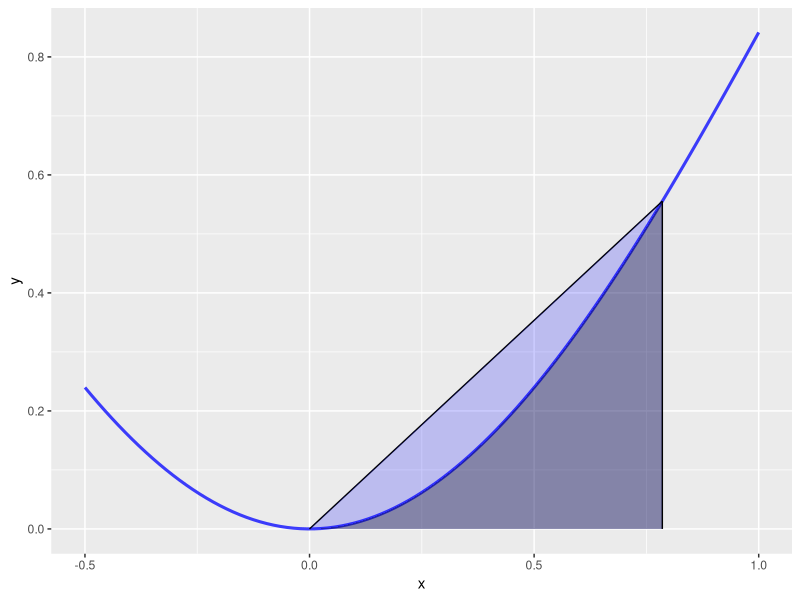
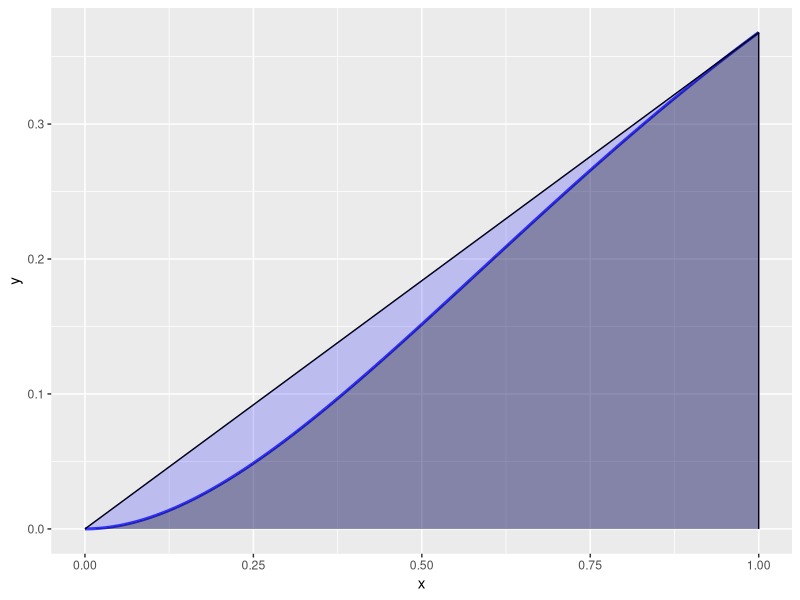
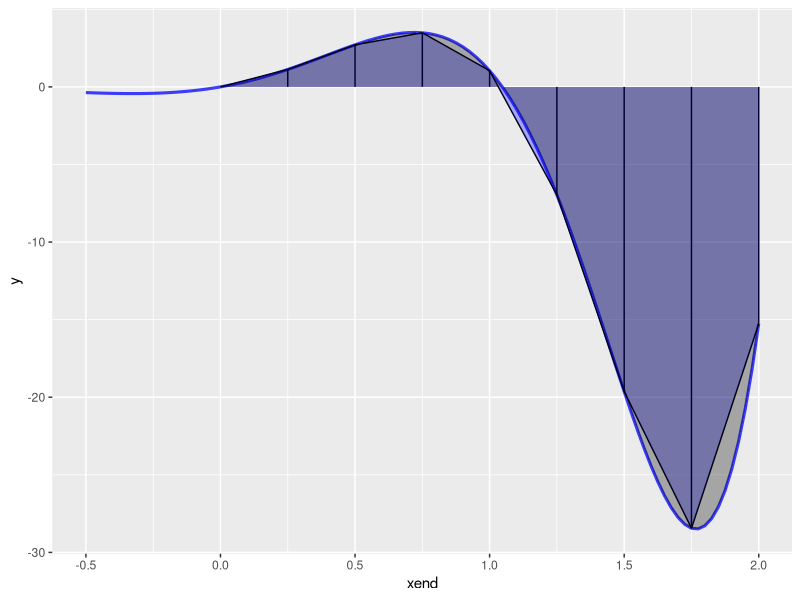
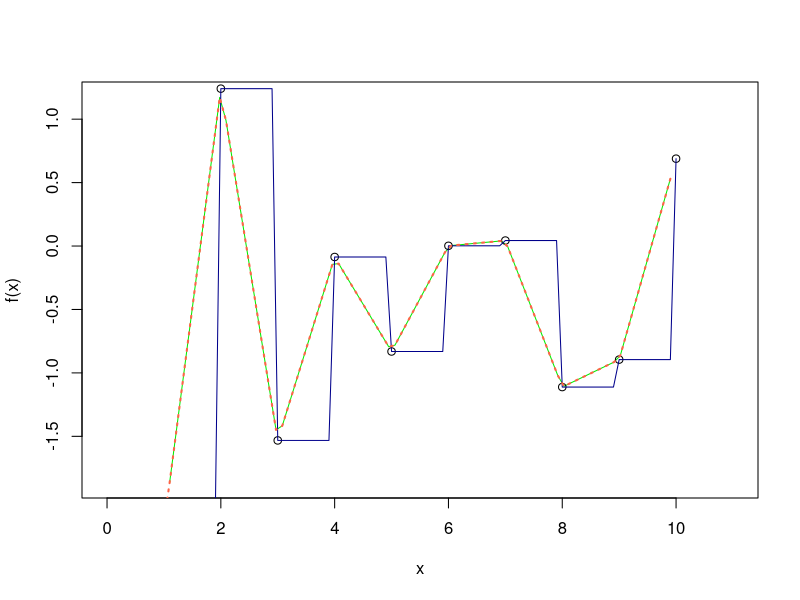

These charts were generated, in order, by the following R code:
## ---- chunk 1


library(stringr)
library(tidyverse)
library(lubridate)
library(ggplot2)
library(zoo)

## ---- chunk 2

f <- function(x) {
  return(x * sin(x))
}
# Create a data frame to store all the points needed for the approximation trapezoid
df <- data.frame(cbind(c(0, pi/4, pi/4, 0), c(0, f(pi/4), 0, 0)))
# Plot the function and its approximation by the trapezoidal rule
ggplot(data = data.frame(x = 0), mapping = aes(x = x)) + 
  stat_function(fun = f, size = 1.05, alpha = 0.75, color='blue') + 
  geom_segment(aes(x = 0, y = 0, xend = pi/4, yend = f(pi/4))) + 
  geom_segment(aes(x = pi/4, y = 0, xend = pi/4, yend = f(pi/4))) + 
  geom_polygon(data = df, aes(x=X1, y=X2), fill = 'blue', alpha = 0.2) + 
  geom_area(stat = 'function', fun = f, fill = 'black', alpha = 0.3, xlim = c(0, pi/4)) + 
  xlim(c(-0.5,1))



## ---- chunk 3


f2 <- function(x) {
  return(x^2 * exp(-x))
}
df <- data.frame(cbind(c(0, 1, 1, 0), c(0, f2(1), 0, 0)))
ggplot(data = data.frame(x = 0), mapping = aes(x = x)) + 
  stat_function(fun = f2, size = 1.05, alpha = 0.75, color='blue') + 
  geom_segment(aes(x = 0, y = 0, xend = 1, yend = f2(1))) + 
  geom_segment(aes(x = 1, y = 0, xend = 1, yend = f2(1))) + 
  geom_polygon(data = df, aes(x=X1, y=X2), fill = 'blue', alpha = 0.2) + 
  geom_area(stat = 'function', fun = f2, fill = 'black', alpha = 0.3, xlim = c(0, 1)) + 
  xlim(c(0,1))


## ---- chunk 4

trapezoid <- function(f, a, b) {
  if (is.function(f) == FALSE) {
    stop('f must be a function with one parameter (variable)')
  }
  
  h <- b - a
  
  fxdx <- (h / 2) * (f(a) + f(b))
  
  return(fxdx)
}


## ---- chunk 5

f3 <- function(x) {
  return(exp(2 * x) * sin(3 * x))
}


## VISUALIZATION OF COMPOSITE TRAPEZOID ESTIMATION

# Break the interval into n subintervals
seg <- seq.int(0, 2, length.out = 9)

# Initialize an empty vector to store function outputs
fx <- vector(length = length(seg))

# For each subinterval, calculate the function
for (i in 1:length(seg)) {
  fx[i] <- f3(seg[i])
}

# Collect the needed points into a data.frame
df <- data.frame(xend = seg, 
                 y = rep(0, 9), 
                 yend = fx, 
                 yend1 = c(fx[2:9], fx[9]), 
                 xend1 = c(seg[2:9], seg[9]))

# plot the function and its approximation
ggplot(data = df) + 
  stat_function(fun = f3, size = 1.05, alpha = 0.75, color='blue') + 
  geom_segment(aes(x=xend, y=y, xend=xend, yend=yend)) + 
  geom_segment(aes(x=xend, y=yend, xend=xend1, yend=yend1)) + 
  geom_ribbon(aes(x=xend, ymin=y, ymax=yend), fill = 'blue', alpha = 0.3) + 
  geom_area(stat = 'function', fun = f3, fill = 'black', alpha = 0.3, xlim = c(0, 2)) + 
  xlim(c(-0.5, 2))



## ---- chunk 6

#inputs: f = function, a = lower limit, b = upper limit, n = number of divisions
# from above:
#f <- function(x) {
#  return(x * sin(x))
#}

#As a refresher: the formula for the area of a trapezoid:
# A = 1/2h(b1 + b2). Or A = ((a+b)/2)h
# In our formula, the 1/2 * h becomes a constant that is distributed to the other terms (h / 2)

composite.trapezoid <- function(f, a, b, n) {
  if (is.function(f) == FALSE) {
    stop('f must be a function with one parameter (variable)') #I think this is a way to output an error message
  }
  
  h <- (b - a) / n #h = height of a single trapezoid on it's side.
  
  j <- 1:n - 1  #j = integer sequence from 1:n-1

  xj <- a + j * h #xj = variable given by: lower limit plus (lower limit + # of traps - 1) times h

  approx <- (h / 2) * (f(a) + (2 * sum(f(xj)) + f(b) ) )#    height divided by 2 (constant) * ( (y value at a))  +PLUS+
  # 2 times the (sum of y values at xj) +PLUS+  y values at b)
  
  return(approx)
}

composite.trapezoid(f3, 0, 2, 8)


## ---- chunk 7
x <- 1:10
y <- rnorm(10)
f <- approxfun(x, y)
curve(f(x), 0, 11, col = "green2")
points(x, y)
is.function(fc <- approxfun(x, y, method = "const")) # TRUE
curve(fc(x), 0, 10, col = "darkblue", add = TRUE)
## different extrapolation on left and right side :
plot(approxfun(x, y, rule = 2:1), 0, 11,
     col = "tomato", add = TRUE, lty = 3, lwd = 2)


## ---- chunk 8
